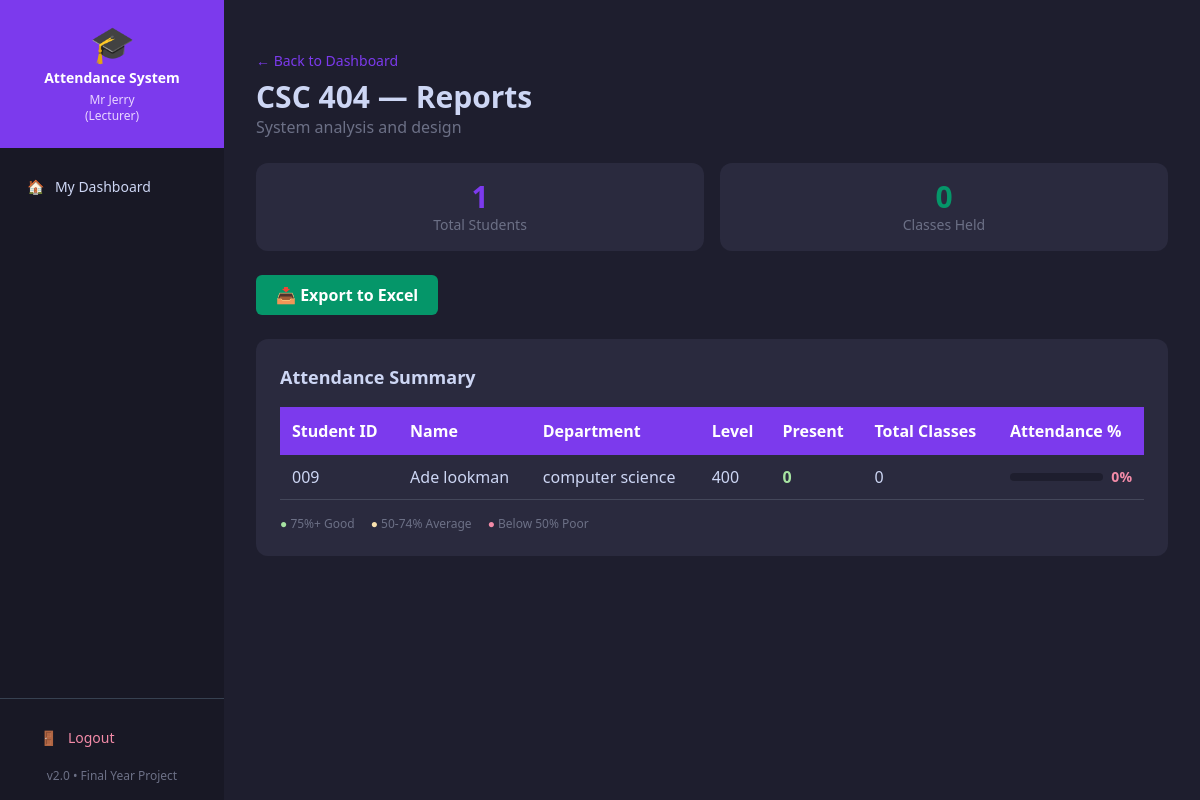
/lecturer/reports/1 (signed in), run on the app's committed database.
### tables this page shows
CREATE TABLE courses (
            id          INTEGER PRIMARY KEY AUTOINCREMENT,
            course_code TEXT UNIQUE NOT NULL,
            course_name TEXT NOT NULL,
            user_id     INTEGER,
            FOREIGN KEY (user_id) REFERENCES users(id)
        );

CREATE TABLE students (
            id            INTEGER PRIMARY KEY AUTOINCREMENT,
            student_id    TEXT UNIQUE NOT NULL,
            name          TEXT NOT NULL,
            department    TEXT,
            level         TEXT,
            email         TEXT,
            qr_code_path  TEXT
        );

### app.py (the view)
@app.route("/lecturer/reports/<int:course_id>")
@login_required
def lecturer_reports(course_id):
    conn   = create_connection()
    course = conn.execute(
        "SELECT * FROM courses WHERE id=? AND user_id=?",
        (course_id, session["user_id"])).fetchone()
    if not course:
        return redirect(url_for("lecturer_dashboard"))
    total_classes = conn.execute('''
        SELECT COUNT(DISTINCT date) FROM attendance
        WHERE course_id = ?
    ''', (course_id,)).fetchone()[0]
    summary = conn.execute('''
        SELECT s.student_id, s.name, s.department, s.level,
               COUNT(a.id) as total_present
        FROM students s
        JOIN enrollments e ON s.student_id = e.student_id
        LEFT JOIN attendance a ON s.student_id = a.student_id
                               AND a.course_id = ?
        WHERE e.course_id = ?
        GROUP BY s.student_id
        ORDER BY s.name
    ''', (course_id, course_id)).fetchall()
    conn.close()
    return render_template("lecturer/reports.html",
                           course=course,
                           summary=summary,
                           total_classes=total_classes)

### app.py (called while the page is built)
def login_required(f):
    @wraps(f)
    def decorated(*args, **kwargs):
        if "user_id" not in session:
            flash("Please login to continue.", "error")
            return redirect(url_for("login"))
        return f(*args, **kwargs)
    return decorated

@app.before_request
def check_session_timeout():
    if "user_id" in session:
        last_active = session.get("last_active")
        now = datetime.now().timestamp()
        if last_active and now - last_active > 3600:
            session.clear()
            flash("Session expired. Please login again.",
                  "error")
            return redirect(url_for("login"))
        session["last_active"] = now

### database/db_setup.py (called while the page is built)
def create_connection():
    conn = sqlite3.connect(DB_PATH)
    return conn

### templates/lecturer/reports.html (shortened to what this page needs)
{% extends "base.html" %}
{% block content %}
<div class="mb-6">
    <a href="{{ url_for('lecturer_dashboard') }}"
       class="text-sm mb-2 inline-block"
       style="color:#7c3aed">
       ← Back to Dashboard
    </a>
    <h1 class="text-3xl font-bold" style="color:#cdd6f4">
        {{ course[1] }} — Reports
    </h1>
    <p style="color:#6c7086">{{ course[2] }}</p>
</div>
<div class="grid grid-cols-2 gap-4 mb-6">
    <div class="card rounded-xl p-4 text-center">
        <div class="text-3xl font-bold"
             style="color:#7c3aed">
            {{ summary|length }}
        </div>
        <div class="text-sm" style="color:#6c7086">
            Total Students
        </div>
    </div>
    <div class="card rounded-xl p-4 text-center">
        <div class="text-3xl font-bold"
             style="color:#059669">
            {{ total_classes }}
        </div>
        <div class="text-sm" style="color:#6c7086">
            Classes Held
        </div>
    </div>
</div>
<div class="mb-6">
    <a href="{{ url_for('export_course',
               course_id=course[0]) }}"
       class="btn-success inline-block">
        📥 Export to Excel
    </a>
</div>
<div class="card rounded-xl p-6">
    <h2 class="text-lg font-bold mb-4"
        style="color:#cdd6f4">
        Attendance Summary
    </h2>
    <div class="overflow-x-auto">
        <table>
            <thead>
                <tr>
                    <th>Student ID</th>
                    <th>Name</th>
                    <th>Department</th>
                    <th>Level</th>
                    <th>Present</th>
                    <th>Total Classes</th>
                    <th>Attendance %</th>
                </tr>
            </thead>
            <tbody>
                {% for s in summary %}
                {% if total_classes > 0 %}
                    {% set percentage = ((s[4] / total_classes)
                                        * 100) | round(1) %}
                {% else %}
                    {% set percentage = 0 %}
                {% endif %}
                <tr>
                    <td>{{ s[0] }}</td>
                    <td>{{ s[1] }}</td>
                    <td>{{ s[2] }}</td>
                    <td>{{ s[3] }}</td>
                    <td>
                        <span class="font-bold"
                              style="color:#a6e3a1">
                            {{ s[4] }}
                        </span>
                    </td>
                    <td>{{ total_classes }}</td>
                    <td>
                        <div class="flex items-center gap-2">
                            <div class="flex-1 rounded-full"
                                 style="background:#1e1e2e;
                                        height:8px">
                            </div>
                            <span class="text-sm font-bold
                                         whitespace-nowrap"
                                  style="color:
                                  {% if percentage >= 75 %}
                                  #a6e3a1
                                  {% elif percentage >= 50 %}
                                  #f9e2af
                                  {% else %}
                                  #f38ba8
                                  {% endif %}">
                                {{ percentage }}%
                            </span>
                        </div>
                    </td>
                </tr>
                {% endfor %}
            </tbody>
        </table>
    </div>
    <div class="flex gap-4 mt-4 text-xs"
         style="color:#6c7086">
        <span>
            <span style="color:#a6e3a1">●</span>
            75%+ Good
        </span>
        <span>
            <span style="color:#f9e2af">●</span>
            50-74% Average
        </span>
        <span>
            <span style="color:#f38ba8">●</span>
            Below 50% Poor
        </span>
    </div>
</div>
{% endblock %}

### templates/base.html (style rules this page uses)
body { background-color: #1e1e2e; color: #cdd6f4; }
.card { background-color: #2a2a3e; }
table { width: 100%; border-collapse: collapse; }
th { background-color: #7c3aed; color: white; padding: 12px; text-align: left; }
td { padding: 10px 12px; border-bottom: 1px solid #44475a; }
.btn-success { background-color: #059669; color: white; padding: 8px 20px; border-radius: 6px; font-weight: 600; }

### data on the page
courses: course_code "CSC 404", course_name "System analysis and design"
students: student "009", name "Ade lookman", department "computer science", level "400", s "0", total_classes "0", percentage "0"

### other printed values
{{ session.full_name }} "Mr Jerry"
{{ session.role }} "Lecturer"
{{ summary|length }} "1"
{{ total_classes }} "0"
